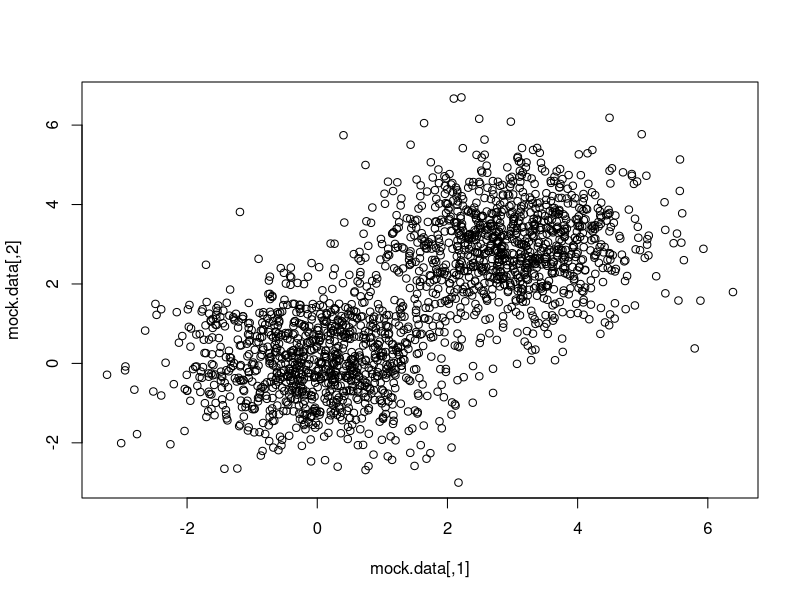
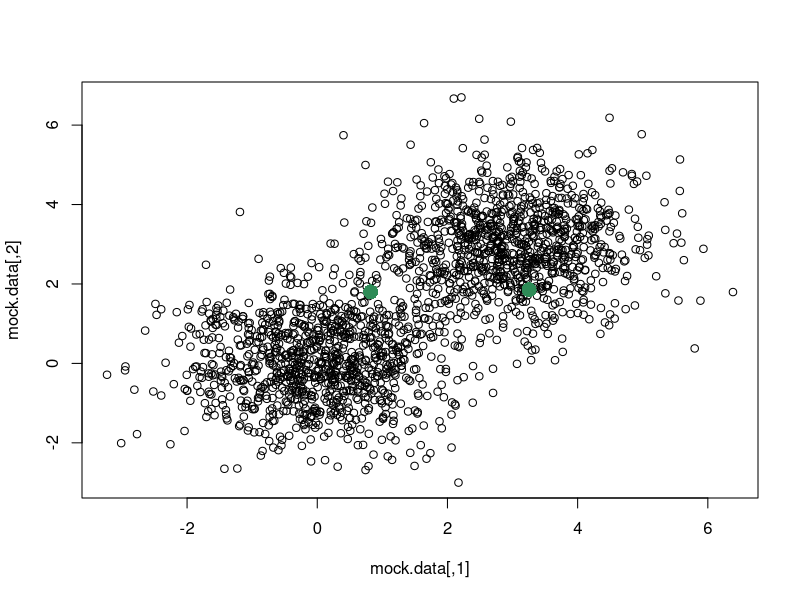
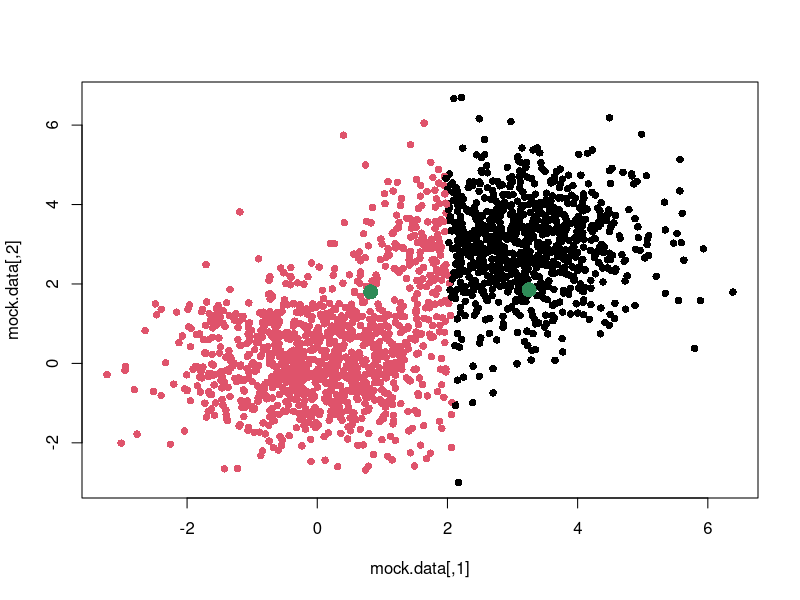
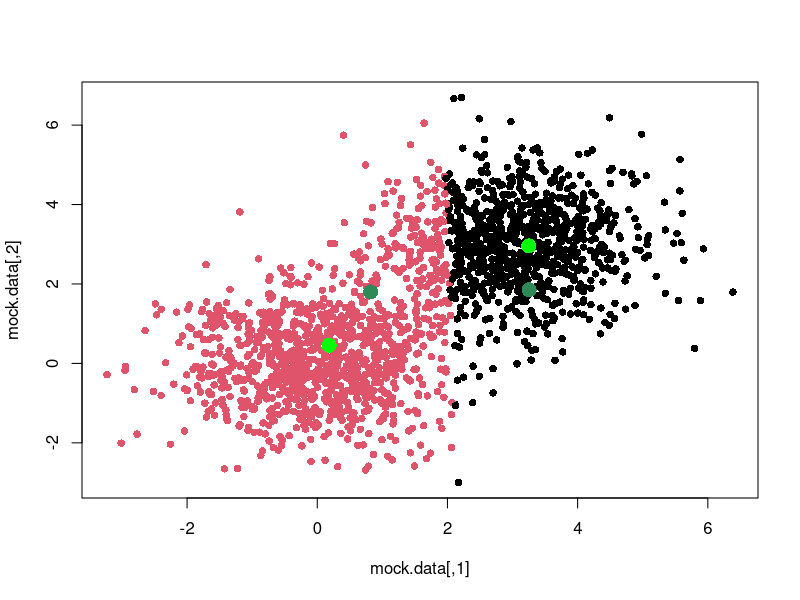
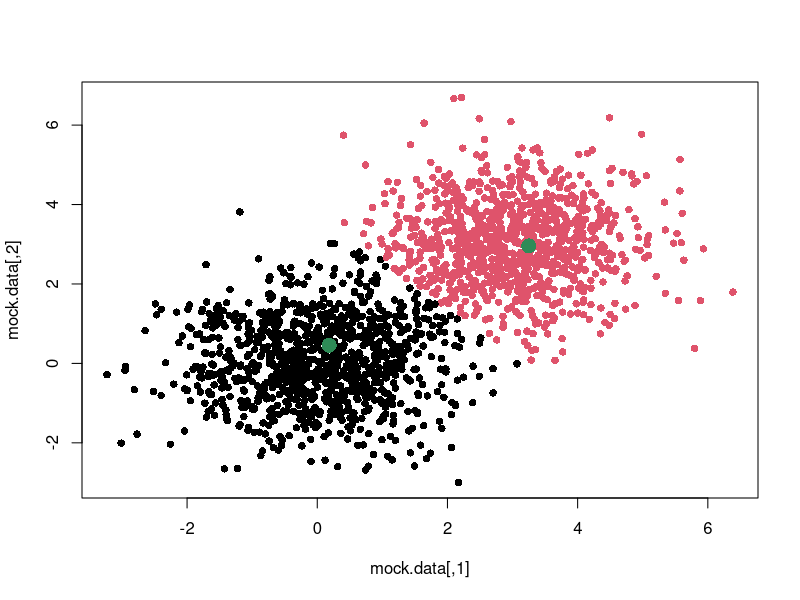
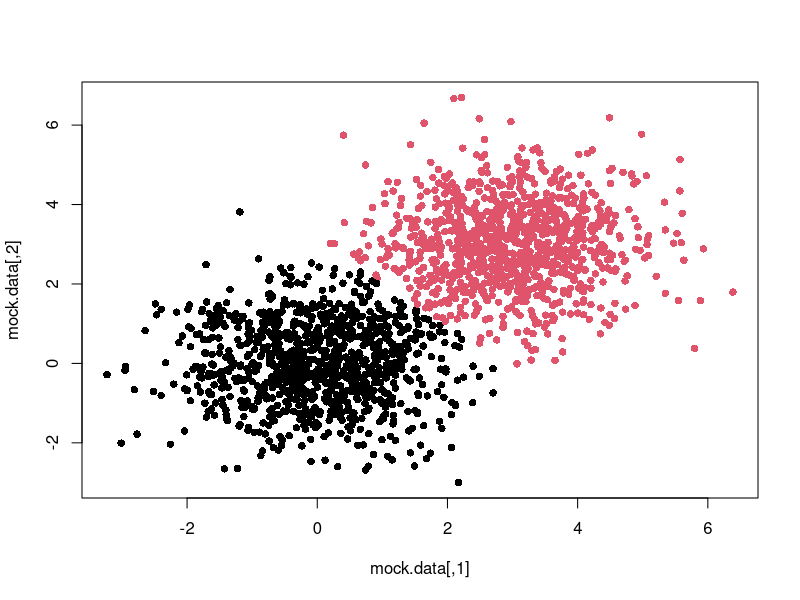
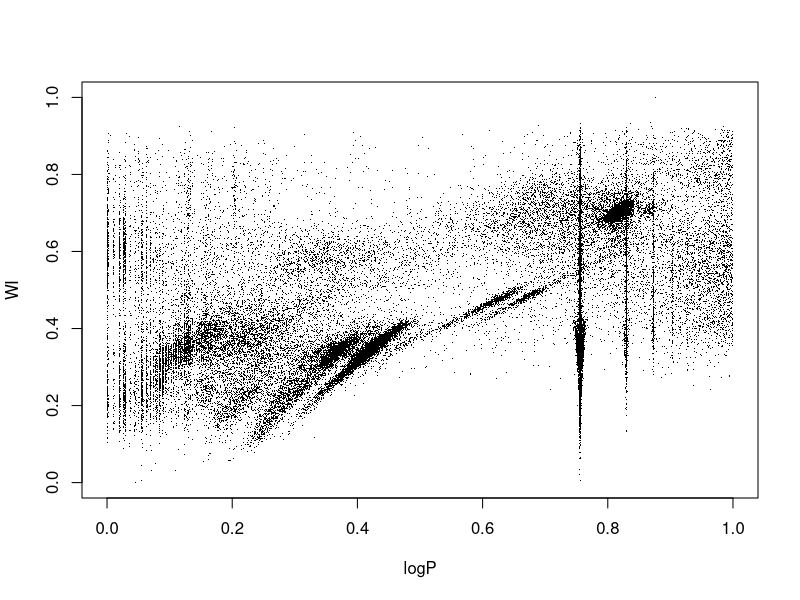
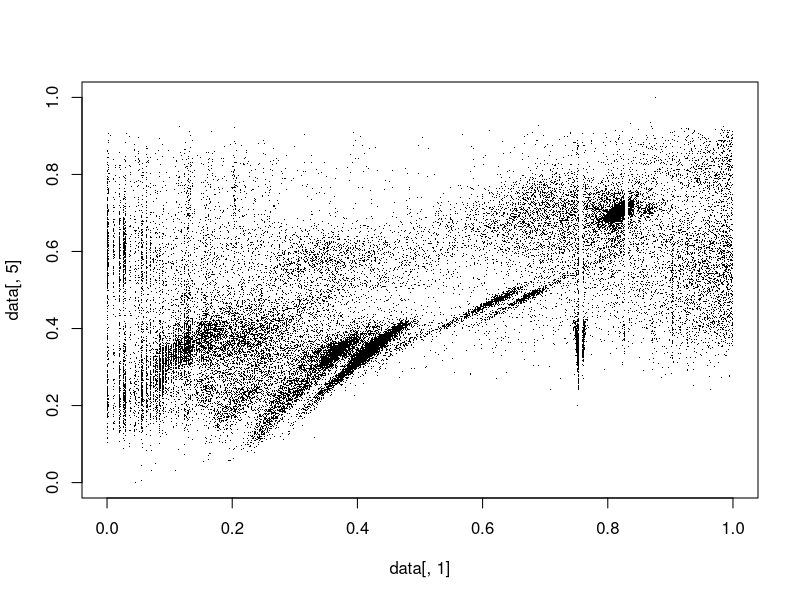

These charts were generated, in order, by the following R code: (Note: this script raises an error after producing the figures.)
## ---- chunk 1
library("mvtnorm")
set.seed(10)
setA <- rmvnorm(1000,c(0,0),matrix(c(1,0,0,1),2,2))
setB <- rmvnorm(1000,c(3,3),matrix(c(1,0,0,1),2,2))
mock.data <- rbind(setA,setB)
plot(mock.data)

## ---- chunk 2
rc <- sample(1:dim(mock.data)[1],2)
plot(mock.data)
points(mock.data[rc,],pch=16,col="seagreen",cex=2)
## ---- chunk 3

d <- function(center,data){
  s1 <- t(apply(data,1,"-",center))
  s2 <- s1^2
  s3 <- apply(s2,1,sum)
  d <- sqrt(s3)
  return(d)
}

E <- function(data,centres){
  n.data <- dim(data)[1]
  n.dims <- dim(data)[2]
  n.cl <- dim(centres)[1] 
  dists <- matrix(NA,n.data,n.cl)
  for (i in 1:n.cl) dists[,i] <- d(centres[i,],data)
  cluster <- apply(dists,1,which.min)
  return(cluster)
  }

centres <- mock.data[rc,]
cluster <- E(mock.data,centres)

plot(mock.data,pch=16,col=cluster)
points(mock.data[rc,],pch=16,col="seagreen",cex=2)

## ---- chunk 4

M <- function(data,cluster){
  labels <- unique(cluster)
  n.cl <- length(labels)
  n.dims <- dim(data)[2]
  means <- matrix(NA,n.cl,n.dims)
  for (i in 1:n.cl)  means[i,] <- apply(data[cluster==labels[i],],2,mean)
  return(means)
}

means <- M(mock.data,cluster)

plot(mock.data,pch=16,col=cluster)
points(mock.data[rc,],pch=16,col="seagreen",cex=2)
points(means,pch=16,col="green",cex=2)

##########################

cluster <- E(mock.data,means)
plot(mock.data,pch=16,col=cluster)
points(means,pch=16,col="seagreen",cex=2)

km <- kmeans(mock.data,2)
plot(mock.data,col=km$cluster,pch=16)
## ---- chunk 5

data <- read.table("OGLE.dat",sep=",",header=T)
attach(data)

plot(logP,WI,pch=".")

mask <- (logP >0.754 & logP < 0.76) | (logP >0.827 & logP < 0.833) | (logP >0.872 & logP < 0.873)
data <- data[!mask,]
attach(data)
plot(data[,1],data[,5],pch=".")

km.ogle <- kmeans(data,10)
plot(logP,WI,pch=".",col=km.ogle$cluster)
km.ogle <- kmeans(data,25)
plot(logP,WI,pch=".",col=km.ogle$cluster)
set.seed(5)
km.ogle <- kmeans(data,25,iter.max = 20)
plot(logP,WI,pch=".",col=km.ogle$cluster)
points(km.ogle$centers[,c(1,5)],col=seq(1,50),pch=16,cex=2)
set.seed(10)
km.ogle <- kmeans(data,25)
plot(logP,WI,pch=".",col=km.ogle$cluster)
points(km.ogle$centers[,c(1,5)],col=seq(1,50),pch=16,cex=2)


## ---- chunk 6
rm(list=ls())
set.seed(10)
setA <- rmvnorm(1000,c(0,0),matrix(c(3,0,0,3),2,2))
setB <- rmvnorm(1000,c(3,3),matrix(c(1,0.99,0.99,1),2,2))
setC <- rmvnorm(1000,c(-1,4),matrix(c(1,-0.9,-0.9,1),2,2))
mock.data <- rbind(setA,setB,setC)
plot(mock.data)

km <- kmeans(mock.data,3)
plot(mock.data,col=km$cluster,pch=16,cex=.5)
points(km$centers,pch=15,col="orange")

loglikNormal <- function(D,means,Sigmas,cluster){
  labels <- unique(clusters)
  n.cl <- length(labels)
  loglik <- 0
  for (i in 1:n.cl)
  {
  logliki <- apply(means[i,],1,dmvnorm,x=D[cluster==i,],sigma=Sigma[,,i])
  logliki <- apply(logliki,2,sum)
  loglik <- loglik+logliki
  }
  return(loglik)
}

# The space of parameters is HUGE: the means, the covariance matrices, and partitions!
# Solution 1: the EM algorithm

# Let us simplify the problem: assume that the two clusters have the same (unknown) 
# covariance, that the covariance is diagonal and that the two variances are equal.
# Then, you have KMEANS!

# Now, let us remove some constraints: the covariance matrices can be arbitrary, and 
# try to maximize the log-likelihhod. Difficult eh? Then, let us use the EM algorithm.

rc <- sample(1:dim(mock.data)[1],3)
plot(mock.data,pch=16,cex=.5)
points(mock.data[rc,],pch=16,col="seagreen",cex=2)
means <- mock.data[rc,]
Sigmas <- array(0,dim=c(2,2,3))
Sigmas[1,1,]=1
Sigmas[2,2,]=1

E <- function(data,means,Sigmas)
{
  n.cl <- dim(means)[1]
  probs <- matrix(NA,nrow=dim(data)[1],ncol=n.cl)
    for (i in 1:n.cl)
  {
  probs[,i] <- dmvnorm(x=data,mean=means[i,],sigma=Sigmas[,,i])

  }
  cluster <- max.col(probs)
  
  return(cluster)  
}

cluster <- E(mock.data,means,Sigmas)

points(mock.data,pch=16,cex=.5,col=cluster)
points(mock.data[rc,],pch=16,col="seagreen",cex=2)

M <- function(data,cluster){
  n.cl <- length(unique(cluster))
    for (i in 1:n.cl)
  {
      means[i,] <- apply(data[cluster==i,],2,mean)
      Sigmas[,,i] <- cov(data[cluster==i,])  
  }
  M <- list(means=means,covariances=Sigmas)
  return(M)
  
}

parameters <- M(mock.data,cluster)
points(parameters$means,pch=16,col="orange",cex=2)
cluster <- E(mock.data,parameters$means,parameters$covariances)
plot(mock.data,pch=16,cex=.5,col=cluster)
points(parameters$means,pch=16,col="orange",cex=2)

for (i in 1:50)
{

parameters <- M(mock.data,cluster)
cluster.new <- E(mock.data,parameters$means,parameters$covariances)
ndiff <- sum(cluster!=cluster.new)
print(ndiff)
cluster <- cluster.new
plot(mock.data,pch=16,cex=.5,col=cluster)
points(parameters$means,pch=16,col="orange",cex=2)
if(ndiff==0) break
}



# Sigma <- matrix(c(1,0,0,1),2,2)
# print(loglikNormal(mock.data,c(0,0),Sigma))
# 
# xvalues <- seq(-3,7,0.1)
# yvalues <- seq(-3,7,0.1)
# outer <- expand.grid(xvalues,yvalues)
# 
# loglik <- loglikNormal(mock.data,outer,Sigma)
# col <- SetupPalette(loglik)
# par(mar=c(5,5,2,6))
# plot(outer,pch=15,col=col)
# image.plot(legend.only=TRUE, zlim=range(loglik) , horizontal=FALSE,
#            legend.width=2, reset.graphics=TRUE, axis.args=list(cex.axis=1,cex.lab=1),
#            legend.mar=5,col=pal(50))
# 
# loglik2 <- t(matrix(loglik,nrow=length(xvalues),ncol=length(yvalues)))
# contour(xvalues,yvalues,loglik2,add=T,nlevels=25)
# points(matrix(c(0,3,0,3),2,2),pch="X",col="blue")
# 
# loglik <- NULL
# for (i in seq(0.1,2.0,0.1))
# {
#   loglik <- loglikNormal(mock.data,)
# }


## ---- chunk 7
plot(mock.data)
library("kohonen")
library("fields")
cluster <- som(mock.data)
plot(cluster, type="code")
plot(cluster, type="changes")
plot(cluster, type = "property", property = cluster$codes[,2], main=names(cluster$data)[2], palette.name=tim.colors)
plot(cluster, type="dist.neighbours")
plot(cluster, type="count")


## ---- chunk 8
#clusters <- hclust(dist(iris[, 3:4]))
#plot(clusters)
#clusterCut <- cutree(clusters, 3)
#table(clusterCut, iris$Species)

#clusters <- hclust(dist(iris[, 3:4]), method = 'average')
#plot(clusters)
